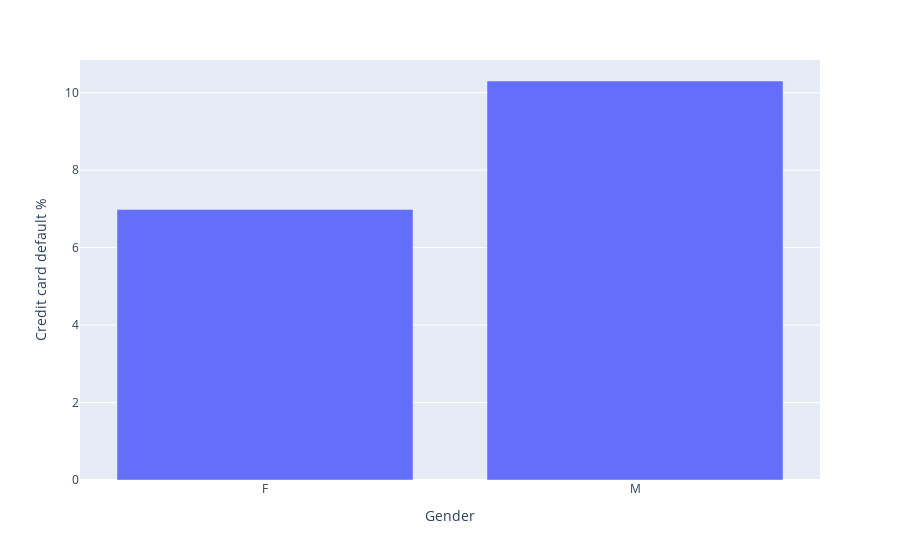

Source (notebook cell):
### Code cell
temp3=pd.merge(gndr_df, gndr_df2, how='inner', on ='gender')
temp3['avg']=(temp3['credit_card_default_y']/temp3['credit_card_default_x'])*100

gndr_per_fig = plt.bar(x = temp3['gender'], y = temp3['avg'], labels={'x': 'Gender', 'y':'Credit card default %'})
gndr_per_fig.show()

### Figure 1 — Plotly figure (JSON) as saved in the notebook; plotly's stock layout.template omitted (floating-point values rounded to 4 significant figures)
{"data": [{"alignmentgroup": "True", "hovertemplate": "Gender=%{x}<br>Credit card default %=%{y}<extra></extra>", "legendgroup": "", "marker": {"color": "#636efa", "pattern": {"shape": ""}}, "name": "", "offsetgroup": "", "orientation": "v", "showlegend": false, "textposition": "auto", "type": "bar", "x": ["F", "M"], "xaxis": "x", "y": [6.987, 10.3], "yaxis": "y"}], "layout": {"barmode": "relative", "legend": {"tracegroupgap": 0}, "margin": {"t": 60}, "xaxis": {"anchor": "y", "domain": [0, 1], "title": {"text": "Gender"}}, "yaxis": {"anchor": "x", "domain": [0, 1], "title": {"text": "Credit card default %"}}}}
